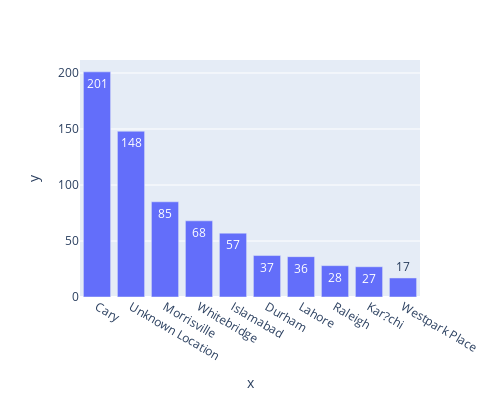

Source (notebook cell):
### Code cell
px.bar(x=df['START'].value_counts().sort_values(ascending=False).head(10).index,
       y=df['START'].value_counts().sort_values(ascending=False).head(10).values,height=400,width=500,text_auto=True)
# top 10 places where most of the journey started

### Figure 1 — Plotly figure (JSON) as saved in the notebook; plotly's stock layout.template omitted (floating-point values rounded to 4 significant figures)
{"data": [{"alignmentgroup": "True", "hovertemplate": "x=%{x}<br>y=%{y}<extra></extra>", "legendgroup": "", "marker": {"color": "#636efa", "pattern": {"shape": ""}}, "name": "", "offsetgroup": "", "orientation": "v", "showlegend": false, "textposition": "auto", "texttemplate": "%{y}", "type": "bar", "x": ["Cary", "Unknown Location", "Morrisville", "Whitebridge", "Islamabad", "Durham", "Lahore", "Raleigh", "Kar?chi", "Westpark Place"], "xaxis": "x", "y": [201, 148, 85, 68, 57, 37, 36, 28, 27, 17], "yaxis": "y"}], "layout": {"barmode": "relative", "height": 400, "legend": {"tracegroupgap": 0}, "margin": {"t": 60}, "width": 500, "xaxis": {"anchor": "y", "domain": [0, 1], "title": {"text": "x"}}, "yaxis": {"anchor": "x", "domain": [0, 1], "title": {"text": "y"}}}}
